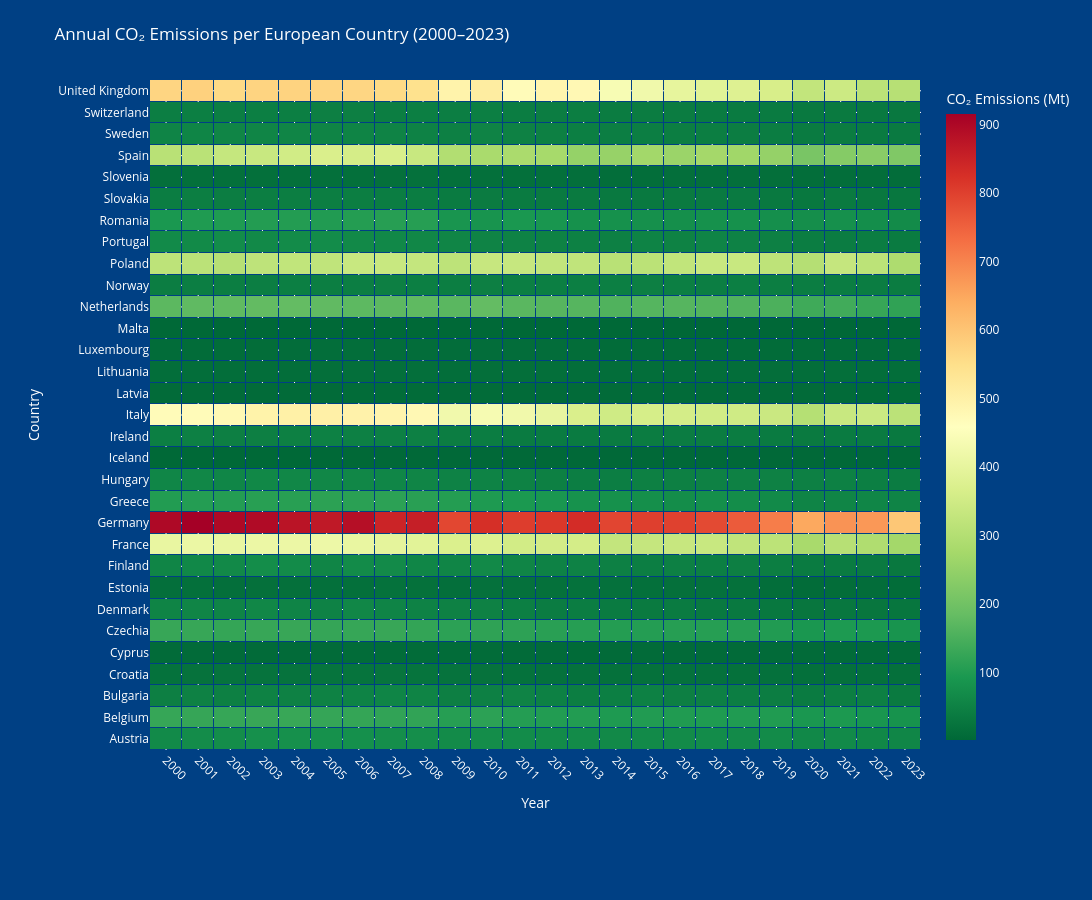

The cell this chart's notebook holds for it:
### Markdown cell above
However, many European countries have made substantial progress in reducing their emissions over time. The **Percentage Change in CO2 Emissions (2000 - 2023) in European Countries** map, presented as a subdivided rectangle, illustrates this varied success. Nations like Denmark, Portugal, the Netherlands, Ireland, and Austria have achieved significant reductions (e.g., Denmark -49.78%, Portugal -43.30%). However, a few countries, notably Iceland (+28.26%) and Lithuania (+4.92%), have seen increases, highlighting that the decarbonization pathway is not uniform and requires continued, tailored efforts.

### Code cell
import pandas as pd
import plotly.graph_objects as go

# 1) Data inladen en filteren
df = pd.read_csv('owid-co2-data.csv')
european_countries = [
    'Austria','Belgium','Bulgaria','Croatia','Cyprus','Czechia','Denmark',
    'Estonia','Finland','France','Germany','Greece','Hungary','Ireland',
    'Italy','Latvia','Lithuania','Luxembourg','Malta','Netherlands',
    'Poland','Portugal','Romania','Slovakia','Slovenia','Spain','Sweden',
    'United Kingdom','Norway','Switzerland','Iceland'
]
df = df[df['country'].isin(european_countries)].dropna(subset=['co2'])

# 2) Filter op jaren (bijv. vanaf 2000)
start_year = 2000
years = sorted(df['year'].unique())
years = [y for y in years if y >= start_year]
df = df[df['year'].isin(years)]

# 3) Pivot voor heatmap: landen × jaren
heatmap_df = df.pivot(index='country', columns='year', values='co2')
heatmap_df = heatmap_df.reindex(sorted(heatmap_df.index))  # optioneel: alfabetisch

# 4) Bouw Figure met clear cell boundaries
fig = go.Figure(data=go.Heatmap(
    z=heatmap_df.values,
    x=heatmap_df.columns,
    y=heatmap_df.index,
    colorscale='RdYlGn_r',
    colorbar=dict(title='CO₂ Emissions (Mt)'),
    hovertemplate="Country: %{y}<br>Year: %{x}<br>CO₂: %{z:.2f} Mt<extra></extra>"
))

# 5) Vakjes duidelijk maken
fig.update_traces(xgap=1, ygap=1)

# 6) Axis ticks voor elk jaar en land
fig.update_xaxes(
    tickmode='array',
    tickvals=heatmap_df.columns,
    ticktext=heatmap_df.columns,
    tickangle=45,
    title_text='Year',
    tickfont_color='white'
)
fig.update_yaxes(
    tickmode='array',
    tickvals=heatmap_df.index,
    ticktext=heatmap_df.index,
    title_text='Country',
    tickfont_color='white'
)

# 7) Layout & styling (background blue, title in English)
fig.update_layout(
    title='Annual CO₂ Emissions per European Country (2000–' + str(years[-1]) + ')',
    width=1200, height=900,
    margin=dict(l=150, r=50, t=80, b=150),
    paper_bgcolor='#004084',
    plot_bgcolor='#004084',
    font_color='white',
)

fig.show()

### Figure 1 — Plotly figure (JSON) as saved in the notebook; plotly's stock layout.template omitted (floating-point values rounded to 4 significant figures; data arrays with more than 128 entries replaced by an {"elided": "..."} marker saying what was removed)
{"data": [{"colorbar": {"title": {"text": "CO₂ Emissions (Mt)"}}, "colorscale": [[0, "rgb(0,104,55)"], [0.1, "rgb(26,152,80)"], [0.2, "rgb(102,189,99)"], [0.3, "rgb(166,217,106)"], [0.4, "rgb(217,239,139)"], [0.5, "rgb(255,255,191)"], [0.6, "rgb(254,224,139)"], [0.7, "rgb(253,174,97)"], [0.8, "rgb(244,109,67)"], [0.9, "rgb(215,48,39)"], [1, "rgb(165,0,38)"]], "hovertemplate": "Country: %{y}<br>Year: %{x}<br>CO₂: %{z:.2f} Mt<extra></extra>", "type": "heatmap", "x": [2000, 2001, 2002, 2003, 2004, 2005, 2006, 2007, 2008, 2009, 2010, 2011, 2012, 2013, 2014, 2015, 2016, 2017, 2018, 2019, 2020, 2021, 2022, 2023], "xgap": 1, "y": ["Austria", "Belgium", "Bulgaria", "Croatia", "Cyprus", "Czechia", "Denmark", "Estonia", "Finland", "France", "Germany", "Greece", "Hungary", "Iceland", "Ireland", "Italy", "Latvia", "Lithuania", "Luxembourg", "Malta", "Netherlands", "Norway", "Poland", "Portugal", "Romania", "Slovakia", "Slovenia", "Spain", "Sweden", "Switzerland", "United Kingdom"], "ygap": 1, "z": {"elided": "31x24 float values"}}], "layout": {"font": {"color": "white"}, "height": 900, "margin": {"b": 150, "l": 150, "r": 50, "t": 80}, "paper_bgcolor": "#004084", "plot_bgcolor": "#004084", "title": {"text": "Annual CO₂ Emissions per European Country (2000–2023)"}, "width": 1200, "xaxis": {"tickangle": 45, "tickfont": {"color": "white"}, "tickmode": "array", "ticktext": [2000, 2001, 2002, 2003, 2004, 2005, 2006, 2007, 2008, 2009, 2010, 2011, 2012, 2013, 2014, 2015, 2016, 2017, 2018, 2019, 2020, 2021, 2022, 2023], "tickvals": [2000, 2001, 2002, 2003, 2004, 2005, 2006, 2007, 2008, 2009, 2010, 2011, 2012, 2013, 2014, 2015, 2016, 2017, 2018, 2019, 2020, 2021, 2022, 2023], "title": {"text": "Year"}}, "yaxis": {"tickfont": {"color": "white"}, "tickmode": "array", "ticktext": ["Austria", "Belgium", "Bulgaria", "Croatia", "Cyprus", "Czechia", "Denmark", "Estonia", "Finland", "France", "Germany", "Greece", "Hungary", "Iceland", "Ireland", "Italy", "Latvia", "Lithuania", "Luxembourg", "Malta", "Netherlands", "Norway", "Poland", "Portugal", "Romania", "Slovakia", "Slovenia", "Spain", "Sweden", "Switzerland", "United Kingdom"], "tickvals": ["Austria", "Belgium", "Bulgaria", "Croatia", "Cyprus", "Czechia", "Denmark", "Estonia", "Finland", "France", "Germany", "Greece", "Hungary", "Iceland", "Ireland", "Italy", "Latvia", "Lithuania", "Luxembourg", "Malta", "Netherlands", "Norway", "Poland", "Portugal", "Romania", "Slovakia", "Slovenia", "Spain", "Sweden", "Switzerland", "United Kingdom"], "title": {"text": "Country"}}}}
